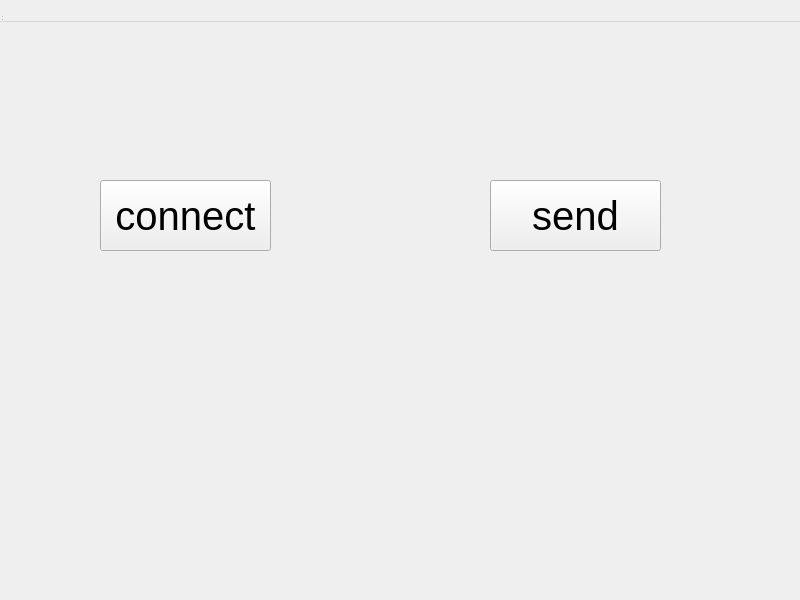
<?xml version="1.0" encoding="UTF-8"?>
<ui version="4.0">
 <class>MainWindow</class>
 <widget class="QWidget" name="MainWindow">
  <property name="geometry">
   <rect>
    <x>0</x>
    <y>0</y>
    <width>800</width>
    <height>600</height>
   </rect>
  </property>
  <property name="windowTitle">
   <string>MainWindow</string>
  </property>
  <widget class="QWidget" name="centralwidget">
   <widget class="QPushButton" name="pushButton">
    <property name="geometry">
     <rect>
      <x>100</x>
      <y>180</y>
      <width>171</width>
      <height>71</height>
     </rect>
    </property>
    <property name="font">
     <font>
      <pointsize>30</pointsize>
     </font>
    </property>
    <property name="text">
     <string>connect</string>
    </property>
   </widget>
   <widget class="QPushButton" name="pushButton_2">
    <property name="geometry">
     <rect>
      <x>490</x>
      <y>180</y>
      <width>171</width>
      <height>71</height>
     </rect>
    </property>
    <property name="font">
     <font>
      <pointsize>30</pointsize>
     </font>
    </property>
    <property name="text">
     <string>send</string>
    </property>
   </widget>
  </widget>
  <widget class="QMenuBar" name="menubar">
   <property name="geometry">
    <rect>
     <x>0</x>
     <y>0</y>
     <width>800</width>
     <height>22</height>
    </rect>
   </property>
  </widget>
  <widget class="QStatusBar" name="statusbar"/>
 </widget>
 <resources/>
 <connections/>
</ui>
